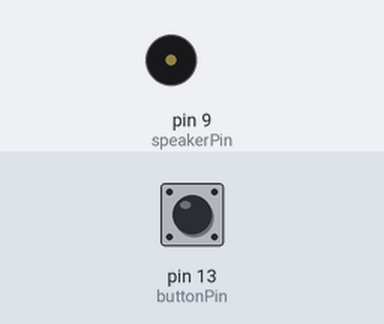
The sketch below on a simulated Arduino Nano, built with avr-gcc and run on an emulated ATmega328P. Parts: buzzer (waves = sounding). The test bench sets the inputs (shaded band); at power-on: pin 13 (buttonPin) LOW.

Above: at 1.2 s.
1.3 s: pin 13 (buttonPin) pulled HIGH for 0.15 s
At 1.6 s:
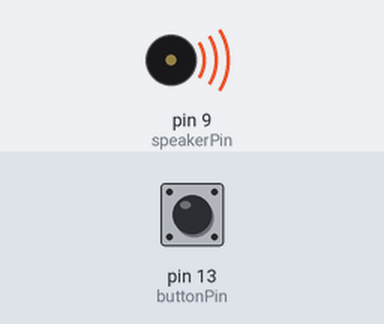
Timing chart, 0 to 8.1 s (numbered marks = the images above; inputs shaded):
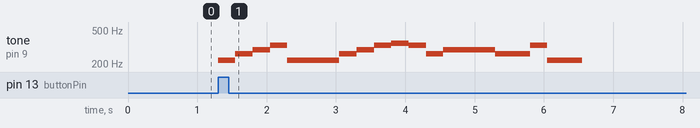

Measured:
- after the input at 1.3 s, tone on pin 9 (speakerPin): plays 220 Hz for 0.25 s, 262 Hz for 0.25 s, 294 Hz for 0.25 s, 330 Hz for 0.25 s, 220 Hz for 0.75 s, 262 Hz for 0.25 s … (15 notes in this stretch), starting at once

The sketch:

ButtonSpeaker.ino
```cpp
int speakerPin = 9;  // Connect the speaker to digital pin 9
int buttonPin = 13;
int buttonPin2 = 12;
int buttonState = 0;

void setup() {
  pinMode(speakerPin, OUTPUT);  // Set the speaker pin as an output
  pinMode(buttonPin, INPUT);
}

void loop() {
  // Define the frequency of the notes in Hz
   int C1 = 33;
int CSharp1 = 35;
int D1 = 37;
int DSharp1 = 39;
int E1 = 41;
int F1 = 44;
int FSharp1 = 46;
int G1 = 49;
int GSharp1 = 52;
int A1 = 55;
int ASharp1 = 58;
int B = 62;

int C2 = 65;
int CSharp2 = 69;
int D2 = 73;
int DSharp2 = 78;
int E2 = 82;
int F2 = 87;
int FSharp2 = 93;
int G2 = 98;
int GSharp2 = 104;
int A2 = 110;
int ASharp2 = 117;
int B2 = 123;

int C3 = 131;
int CSharp3 = 139;
int D3 = 147;
int DSharp3 = 156;
int E3 = 165;
int F3 = 175;
int FSharp3 = 185;
int G3 = 196;
int GSharp3 = 208;
int A3 = 220;
int ASharp3 = 233;
int B3 = 247;

int C4 = 262;
int CSharp4 = 277;
int D4 = 294;
int DSharp4 = 311;
int E4 = 330;
int F4 = 349;
int FSharp4 = 370;
int G4 = 392;
int GSharp4 = 415;
int A4 = 440;
int ASharp4 = 466;
int B4 = 494;

int C5 = 523;
int CSharp5 = 554;
int D5 = 587;
int DSharp5 = 622;
int E5 = 659;
int F5 = 698;
int FSharp5 = 740;
int G5 = 784;
int GSharp5 = 831;
int A5 = 880;
int ASharp5 = 932;
int B5 = 988;

int C6 = 1047;
int CSharp6 = 1109;
int D6 = 1175;
int DSharp6 = 1245;
int E6 = 1319;
int F6 = 1397;
int FSharp6 = 1480;
int G6 = 1568;
int GSharp6 = 1661;
int A6 = 1760;
int ASharp6 = 1865;
int B6 = 1976;

int C7 = 2093;
int CSharp7 = 2217;
int D7 = 2349;
int DSharp7 = 2489;
int E7 = 2637;
int F7 = 2794;
int FSharp7 = 2960;
int G7 = 3136;
int GSharp7 = 3322;
int A7 = 3520;
int ASharp7 = 3729;
int B7 = 3951;

int C8 = 4186;

  // Play the notes in the melody
  int buttonState = digitalRead(buttonPin);
  if (buttonState == 1) {
    tone(speakerPin, A3, 250);
  delay(250);
  tone(speakerPin, C4, 250);
  delay(250);
  tone(speakerPin, D4, 250);
  delay(250);
  tone(speakerPin, E4, 250);
  delay(250);
  tone(speakerPin, A3, 500);
  delay(500);
  tone(speakerPin, A3, 250);
  delay(250);
  tone(speakerPin, C4, 250);
  delay(250);
  tone(speakerPin, D4, 250);
  delay(250);
  tone(speakerPin, E4, 250);
  delay(250);
  tone(speakerPin, F4, 250);
  delay(250);
  tone(speakerPin, E4, 250);
  delay(250);
  tone(speakerPin, C4, 250);
  delay(250);
  tone(speakerPin, D4, 500);
  delay(500);
  tone(speakerPin, D4, 250);
  delay(250);
  tone(speakerPin, C4, 500);
  delay(500);
  tone(speakerPin, E4, 250);
  delay(250);
  tone(speakerPin, A3, 500);
  delay(500);
  }

}
```
